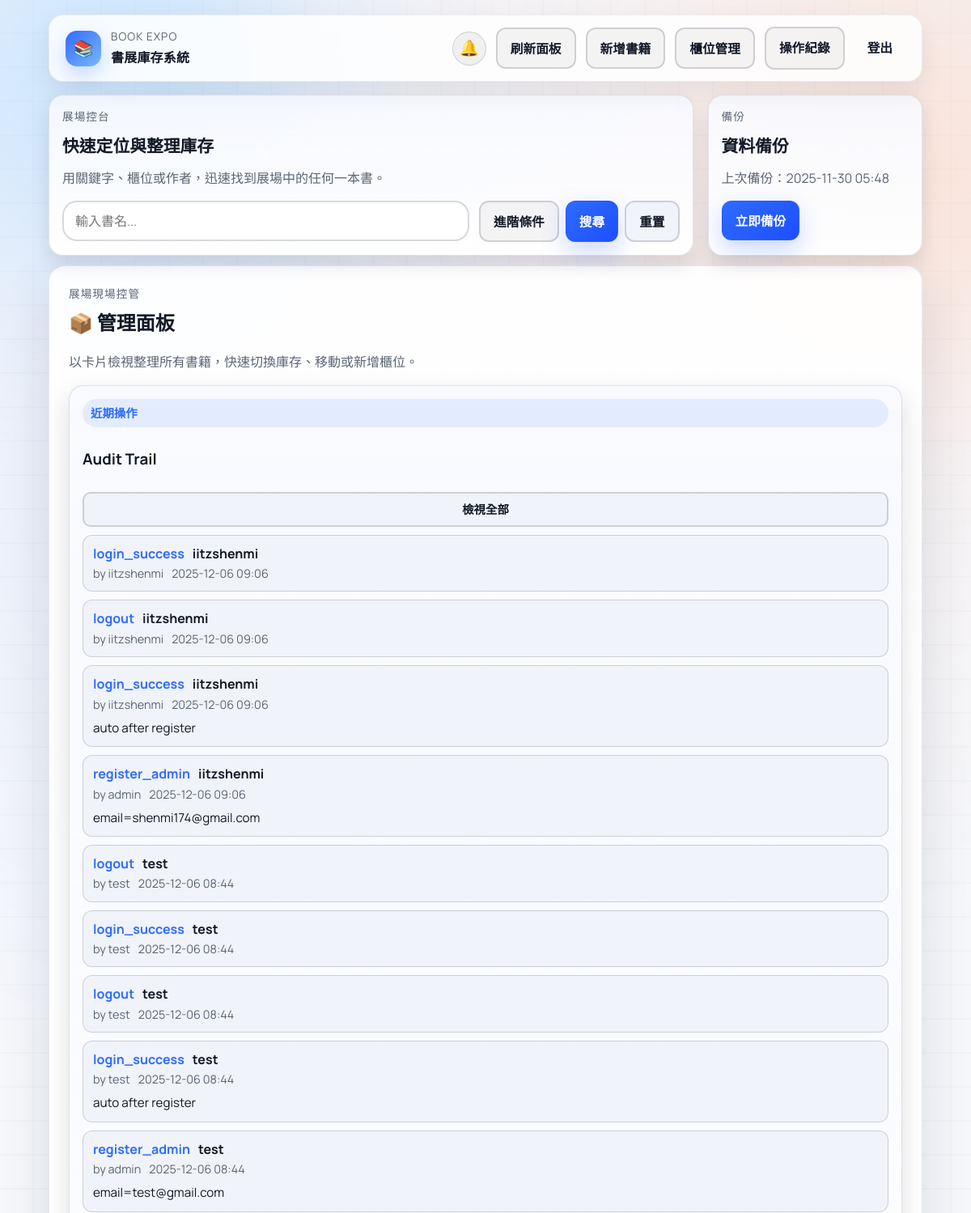
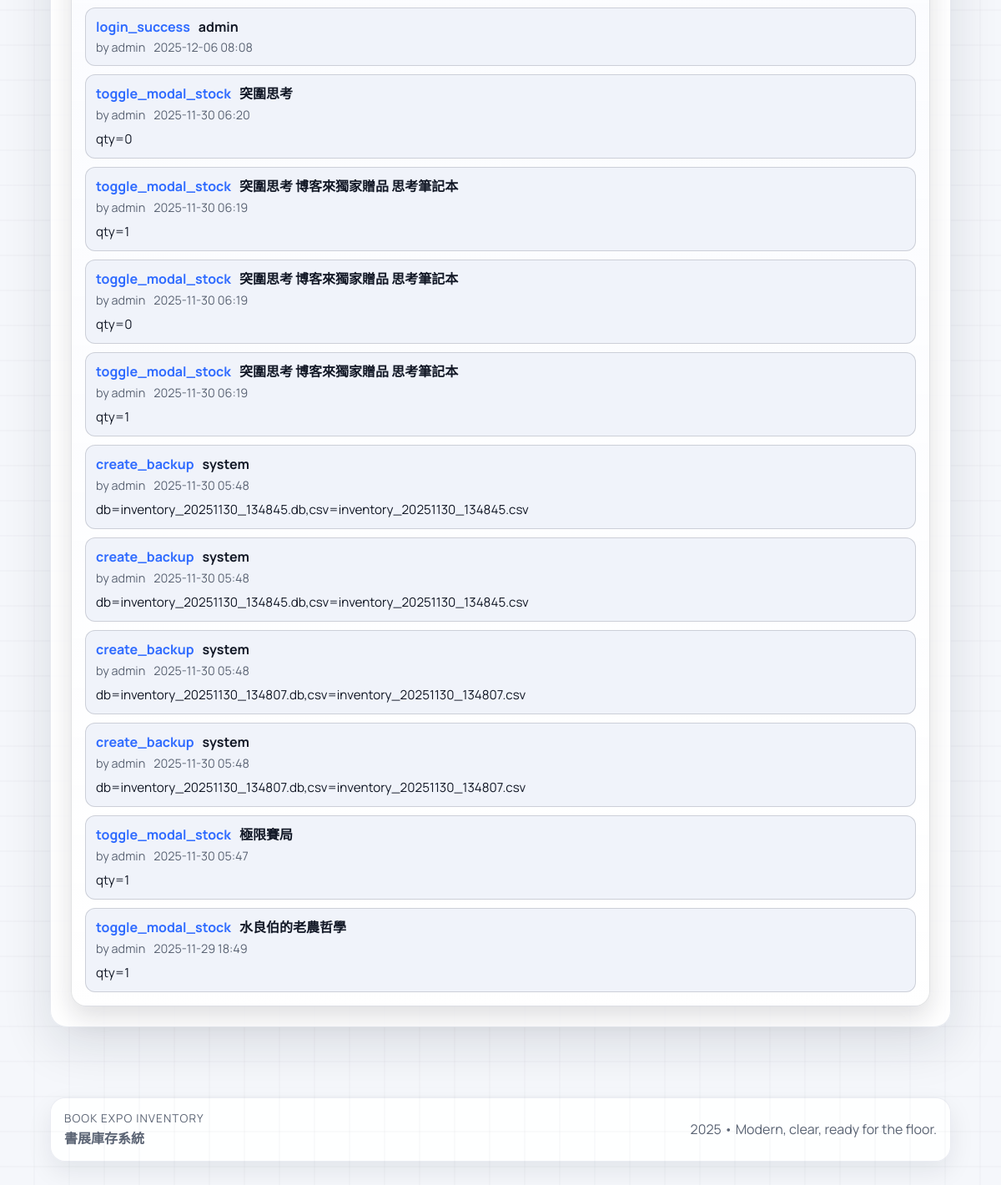
Screenshot of /admin (signed in) with the database file from the repository (2 pictures, top to bottom).
### database/models.py (models this page shows)
class AuditLog(db.Model):
    __tablename__ = "audit_log"
    id = db.Column(db.Integer, primary_key=True)
    actor = db.Column(db.String(100), nullable=False, default="system")
    action = db.Column(db.String(100), nullable=False)
    target = db.Column(db.String(255), nullable=True)
    details = db.Column(db.Text, nullable=True)
    created_at = db.Column(db.DateTime, default=datetime.utcnow, index=True)

### routes/admin.py (the view, shortened to what this page needs)
@admin_bp.route("/admin")
def dashboard():
    if not session.get("is_admin"):
        return redirect(url_for("auth.login"))
    query = request.args.get("filter", "").strip()
    cabinet_filter = request.args.get("cabinet", "")
    status_filter = request.args.get("status", "")
    author_filter = request.args.get("author", "")
    has_search = bool(request.args)
    q = active_books_query().join(Cabinet).join(BookTitle)
    if query:
        q = q.filter(BookTitle.title.contains(query))
    if cabinet_filter:
        q = q.filter(Cabinet.name == cabinet_filter)
    if status_filter == "in":
        pass
    elif status_filter == "out":
        q = q.filter(False)
    if author_filter:
        q = q.filter(BookTitle.author.contains(author_filter))
    grouped_books = {}
    authors = {}
    all_cabinets = Cabinet.query.order_by(Cabinet.name).all()
    cabinets_payload = [cabinet_to_dict(cab) for cab in all_cabinets]
    audit_logs = (
        AuditLog.query.order_by(AuditLog.created_at.desc())
        .limit(20)
        .all()
    )
    last_backup_ts = None
    if os.path.exists(LAST_BACKUP_META):
        try:
            with open(LAST_BACKUP_META, "r", encoding="utf-8") as f:
                last_backup_ts = json.load(f).get("last")
        except Exception:
            last_backup_ts = None
    return render_template(
        "admin_dashboard.html",
        grouped_books=grouped_books,
        all_cabinets=all_cabinets,
        cabinets_payload=cabinets_payload,
        audit_logs=audit_logs,
        has_search=has_search,
        last_backup_ts=last_backup_ts,
        authors=authors,
    )

### app.py (called while the page is built, shortened)
def active_books_query():
    return Book.query.filter(Book.status == "active")

def cabinet_type_name(cabinet):
    if not cabinet or not getattr(cabinet, "type", None):
        return ""
    return cabinet.type.strip().lower()

def cabinet_to_dict(cabinet):
    cab_type = cabinet_type_name(cabinet) or "display"
    active_books = [b for b in getattr(cabinet, "books", []) if getattr(b, "status", "active") == "active"]
    return {
        "id": cabinet.id,
        "name": cabinet.name,
        "type": cab_type,
        "book_count": len(active_books),
    }

def get_csrf_token():
    token = session.get("csrf_token")
    if not token:
        token = secrets.token_urlsafe(32)
        session["csrf_token"] = token
    return token

@app.before_request
def ensure_schema_migrations():
    if not hasattr(app, '_schema_migrations_checked'):
        try:
            with app.app_context():
                ensure_inventory_in_stock_column()
                ensure_inventory_status_columns()
                ensure_pg_search_indexes()
                inspector = db.inspect(db.engine)
                if "top_seller_snapshot" not in inspector.get_table_names():
                    TopSellerSnapshot.__table__.create(db.engine)
            app._schema_migrations_checked = True
        except Exception as e:
            print(f"[warning] Schema migration check failed: {e}")

@app.before_request
def csrf_protect():
    if request.endpoint and request.endpoint.startswith("static"):
        return
    if request.endpoint in {"auth.login", "auth.register"}:
        return
    if request.method in ("GET", "HEAD", "OPTIONS"):
        get_csrf_token()
        return

@app.context_processor
def inject_csrf_token():
    return {"csrf_token": get_csrf_token()}

@app.context_processor
def inject_is_admin():
    return {"is_admin": bool(session.get("is_admin"))}

### templates/admin_dashboard.html (shortened to what this page needs)
{% extends 'base.html' %}
{% block content %}
<section id="admin-dashboard" class="admin-board" data-all-cabinets='{{ cabinets_payload | tojson | safe }}'>
  <div class="section-head">
    <p class="eyebrow">展場現場控管</p>
    <h2>📦 管理面板</h2>
    <p class="muted">以卡片檢視整理所有書籍，快速切換庫存、移動或新增櫃位。</p>
  </div>
    <div class="card audit-card">
      <div class="card__header">
        <span class="chip chip--soft">近期操作</span>
        <h3>Audit Trail</h3>
        <a class="btn btn--secondary btn--sm" href="{{ url_for('admin.audit_page') }}">檢視全部</a>
      </div>
    {% if audit_logs %}
    <div class="audit-list">
      {% for log in audit_logs %}
      <div class="audit-row">
        <div class="audit-meta">
          <span class="audit-action">{{ log.action }}</span>
          <span class="audit-target">{{ log.target }}</span>
        </div>
        <div class="audit-details">
          <span class="audit-actor">by {{ log.actor }}</span>
          <span class="audit-time">{{ log.created_at.strftime('%Y-%m-%d %H:%M') }}</span>
        </div>
        {% if log.details %}
        <div class="audit-note">{{ log.details }}</div>
        {% endif %}
      </div>
      {% endfor %}
    </div>
    {% else %}
    <p class="muted">尚無操作紀錄</p>
    {% endif %}
  </div>
</section>
{% endblock %}

### templates/base.html (shortened to what this page needs)
<!DOCTYPE html>
<html lang="zh-Hant">
<head>
  <link rel="stylesheet" href="{{ url_for('static', filename='css/main.css') }}">
</head>
<body class="{% if request.blueprint == 'admin' %}is-admin{% endif %}">
  <div class="page-shell">
    <div class="bg-glow bg-glow--left"></div>
    <div class="bg-glow bg-glow--right"></div>
    <header class="site-header {% if request.blueprint == 'admin' %}site-header--admin{% endif %}">
      <div class="site-header__inner">
        <a class="brand" href="{{ url_for('inventory.home') }}">
          <span class="brand__mark">📚</span>
          <span class="brand__text">
            <span class="eyebrow">Book Expo</span>
            <span class="brand__title">書展庫存系統</span>
          </span>
        </a>
        {% if request.blueprint == 'admin' %}
        <div class="admin-header-buttons">
          <button type="button" id="notif-btn" class="notif-btn" title="系統通知">
            🔔
          </button>
          <button type="button" class="btn ghost logout-btn" onclick="refreshDashboardPage()">刷新面板</button>
          <button type="button" class="btn ghost logout-btn" onclick="handleAddBook()">新增書籍</button>
          <button type="button" class="btn ghost logout-btn" onclick="handleCabinetManager()">櫃位管理</button>
          <a class="btn ghost logout-btn" href="{{ url_for('admin.audit_page') }}">操作紀錄</a>
          <a class="btn solid logout-btn" href="{{ url_for('auth.logout') }}">登出</a>
        </div>
        {% else %}
        <div class="header-actions">
          <a class="pill-link" href="{{ url_for('auth.login') }}">管理員專區</a>
        </div>
        {% endif %}
      </div>
      {% if request.endpoint == 'admin.dashboard' %}
        <div class="admin-toolbar">
          <div class="admin-toolbar__top">
            <div class="toolbar-copy">
              <p class="eyebrow">展場控台</p>
              <h2>快速定位與整理庫存</h2>
              <p class="muted">用關鍵字、櫃位或作者，迅速找到展場中的任何一本書。</p>
              <form id="admin-search-form" action="{{ url_for('admin.dashboard') }}" method="get" class="admin-search-form">
                <div class="admin-search-row">
                  <input type="text" name="filter" placeholder="輸入書名..." value="">
                  <div class="toolbar-buttons">
                    <button type="button" class="btn btn--ghost adv-toggle" onclick="toggleAdvanced()">進階條件</button>
                    <button type="submit" class="btn btn--primary">搜尋</button>
                    <button type="button" class="btn btn--secondary" id="admin-reset-btn">重置</button>
                  </div>
                </div>
              </form>
            </div>
            <div class="card audit-card backup-card slim-card admin-backup-card">
              <p class="eyebrow">備份</p>
              <h2>資料備份</h2>
              <p class="muted">上次備份：<span id="last-backup-ts">{{ last_backup_ts and last_backup_ts[:16].replace('T',' ') }}</span></p>
              <button type="button" class="btn btn--primary btn--sm" id="backup-btn" onclick="runBackup(this)">立即備份</button>
            </div>
          </div>
        </div>
      {% endif %}
    </header>
    <main class="page-content">
      <section class="content-section">
        {% block content %}{% endblock %}
      </section>
    </main>
    <footer>
      <div class="footer-inner">
        <div>
          <p class="eyebrow">Book Expo Inventory</p>
          <strong>書展庫存系統</strong>
        </div>
        <span class="muted">2025 • Modern, clear, ready for the floor.</span>
      </div>
    </footer>
  </div>
</body>
</html>

### rows the page displays
AuditLog: action "login_success", target "iitzshenmi", actor "iitzshenmi", created_at "2025-12-06 09:06"
AuditLog: action "logout", target "iitzshenmi", actor "iitzshenmi", created_at "2025-12-06 09:06"
AuditLog: action "login_success", target "iitzshenmi", actor "iitzshenmi", created_at "2025-12-06 09:06", details "auto after register"
AuditLog: action "register_admin", target "iitzshenmi", actor "admin", created_at "2025-12-06 09:06", details "email=shenmi174@gmail.com"
AuditLog: action "logout", target "test", actor "test", created_at "2025-12-06 08:44"
AuditLog: action "login_success", target "test", actor "test", created_at "2025-12-06 08:44"
AuditLog: action "logout", target "test", actor "test", created_at "2025-12-06 08:44"
AuditLog: action "login_success", target "test", actor "test", created_at "2025-12-06 08:44", details "auto after register"
AuditLog: action "register_admin", target "test", actor "admin", created_at "2025-12-06 08:44", details "email=test@gmail.com"
AuditLog: action "login_success", target "admin", actor "admin", created_at "2025-12-06 08:08"
AuditLog: action "toggle_modal_stock", target "突圍思考", actor "admin", created_at "2025-11-30 06:20", details "qty=0"
AuditLog: action "toggle_modal_stock", target "突圍思考 博客來獨家贈品 思考筆記本", actor "admin", created_at "2025-11-30 06:19", details "qty=1"
AuditLog: action "toggle_modal_stock", target "突圍思考 博客來獨家贈品 思考筆記本", actor "admin", created_at "2025-11-30 06:19", details "qty=0"
AuditLog: action "toggle_modal_stock", target "突圍思考 博客來獨家贈品 思考筆記本", actor "admin", created_at "2025-11-30 06:19", details "qty=1"
AuditLog: action "create_backup", target "system", actor "admin", created_at "2025-11-30 05:48", details "db=inventory_20251130_134845.db,csv=inventory_20251130_134845.csv"
AuditLog: action "create_backup", target "system", actor "admin", created_at "2025-11-30 05:48", details "db=inventory_20251130_134845.db,csv=inventory_20251130_134845.csv"
AuditLog: action "create_backup", target "system", actor "admin", created_at "2025-11-30 05:48", details "db=inventory_20251130_134807.db,csv=inventory_20251130_134807.csv"
AuditLog: action "create_backup", target "system", actor "admin", created_at "2025-11-30 05:48", details "db=inventory_20251130_134807.db,csv=inventory_20251130_134807.csv"
AuditLog: action "toggle_modal_stock", target "極限賽局", actor "admin", created_at "2025-11-30 05:47", details "qty=1"
AuditLog: action "toggle_modal_stock", target "水良伯的老農哲學", actor "admin", created_at "2025-11-29 18:49", details "qty=1"

### other values shown
{{ last_backup_ts and last_backup_ts[:16].replace('T',' ') }} "2025-11-30 05:48"
